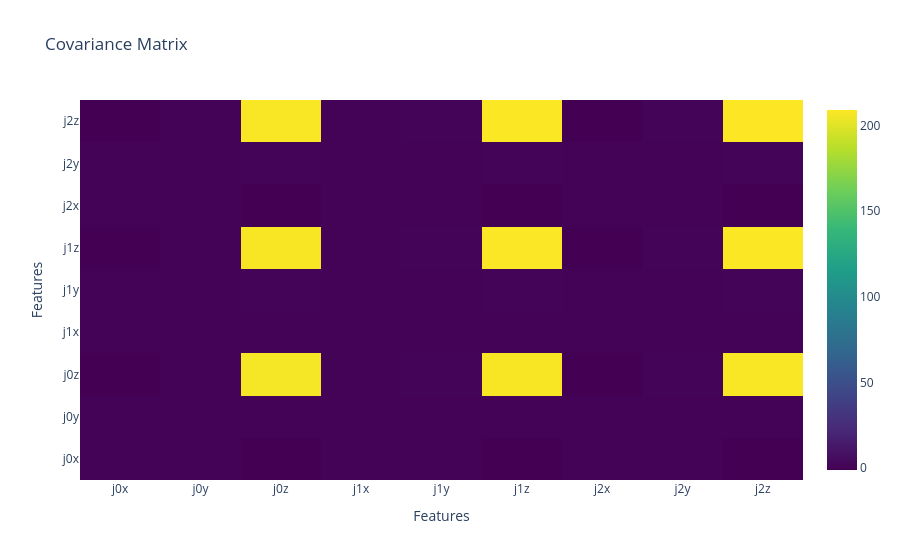

Notebook code for this chart:
### Code cell
def Plot_Heatmap(two_d_matrix):
    coord = ["x", "y", "z"]

    trace = go.Heatmap(z=two_d_matrix,
                    x=[f"j"+str(i)+coord[j]  for i in range(3) for j in range(len(coord))],
                    y=[f"j"+str(i)+coord[j]  for i in range(3) for j in range(len(coord))],
                    colorscale='Viridis')

    layout = go.Layout(title='Covariance Matrix',
                    xaxis=dict(title='Features'),
                    yaxis=dict(title='Features'))

    fig = go.Figure(data=[trace], layout=layout)
    fig.show()


Plot_Heatmap(C)

### Figure 1 — Plotly figure (JSON) as saved in the notebook; plotly's stock layout.template omitted (floating-point values rounded to 4 significant figures)
{"data": [{"colorscale": [[0, "#440154"], [0.1111, "#482878"], [0.2222, "#3e4989"], [0.3333, "#31688e"], [0.4444, "#26828e"], [0.5556, "#1f9e89"], [0.6667, "#35b779"], [0.7778, "#6ece58"], [0.8889, "#b5de2b"], [1, "#fde725"]], "type": "heatmap", "x": ["j0x", "j0y", "j0z", "j1x", "j1y", "j1z", "j2x", "j2y", "j2z"], "y": ["j0x", "j0y", "j0z", "j1x", "j1y", "j1z", "j2x", "j2y", "j2z"], "z": [[0.06171, 0.0002457, -1.095, 0.05278, -0.01072, -1.106, 0.08274, -0.004568, -1.113], [0.0002457, 0.0009461, 0.04665, -0.0001536, 0.006686, 0.04749, -0.0003978, 0.003495, 0.04861], [-1.095, 0.04665, 206.2, -0.0433, 1.178, 207.2, -1.03, 0.6557, 207.6], [0.05278, -0.0001536, -0.0433, 0.06276, -0.02373, -0.0528, 0.076, -0.0004511, -0.05712], [-0.01072, 0.006686, 1.178, -0.02373, 0.1244, 1.202, -0.02951, 0.01387, 1.199], [-1.106, 0.04749, 207.2, -0.0528, 1.202, 208.2, -1.047, 0.6587, 208.6], [0.08274, -0.0003978, -1.03, 0.076, -0.02951, -1.047, 0.1272, 0.001783, -1.058], [-0.004568, 0.003495, 0.6557, -0.0004511, 0.01387, 0.6587, 0.001783, 0.06097, 0.6708], [-1.113, 0.04861, 207.6, -0.05712, 1.199, 208.6, -1.058, 0.6708, 209.0]]}], "layout": {"title": {"text": "Covariance Matrix"}, "xaxis": {"title": {"text": "Features"}}, "yaxis": {"title": {"text": "Features"}}}}
